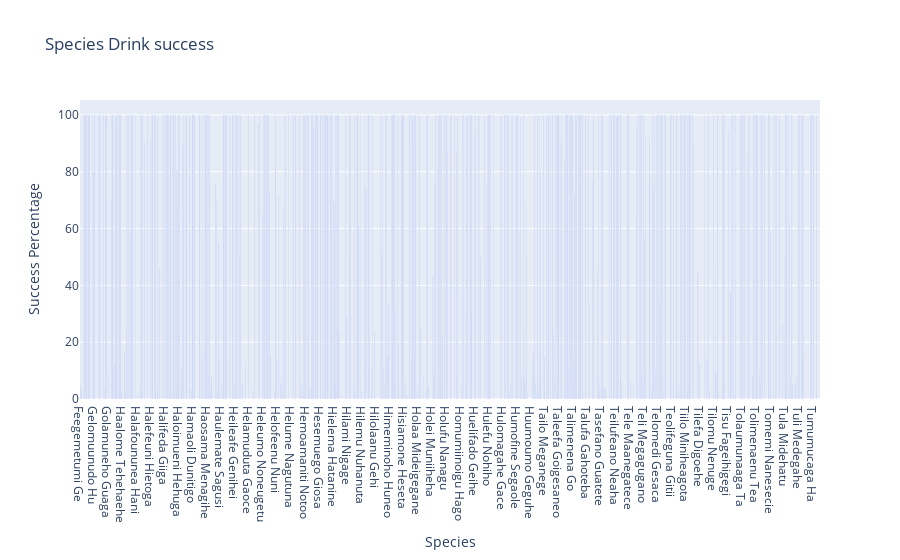

Notebook cell for this chart:
### Code cell
oa.BarChart('Species Drink success', ['Species','Success Percentage'], list(results['SpeciesDrinkSuccess'].keys()), list(results['SpeciesDrinkSuccess'].values()))

### Figure 1 — Plotly figure (JSON) as saved in the notebook; plotly's stock layout.template omitted (floating-point values rounded to 4 significant figures; data arrays with more than 128 entries replaced by an {"elided": "..."} marker saying what was removed)
{"data": [{"alignmentgroup": "True", "hovertemplate": "x=%{x}<br>y=%{y}<extra></extra>", "legendgroup": "", "marker": {"color": "#636efa", "pattern": {"shape": ""}}, "name": "", "offsetgroup": "", "orientation": "v", "showlegend": false, "textposition": "auto", "type": "bar", "x": {"elided": "2416 str values"}, "xaxis": "x", "y": {"elided": "2416 float values"}, "yaxis": "y"}], "layout": {"barmode": "relative", "legend": {"tracegroupgap": 0}, "title": {"text": "Species Drink success"}, "xaxis": {"anchor": "y", "domain": [0, 1], "title": {"text": "Species"}}, "yaxis": {"anchor": "x", "domain": [0, 1], "title": {"text": "Success Percentage"}}}}
